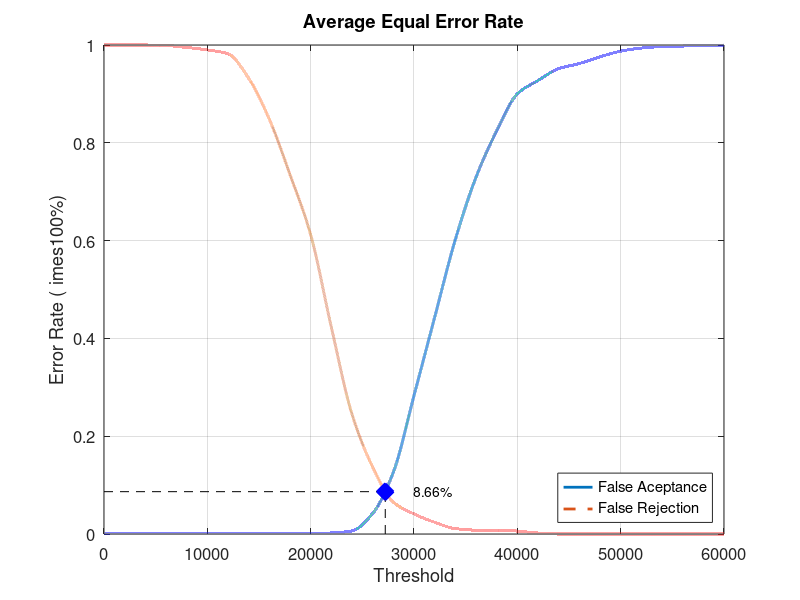
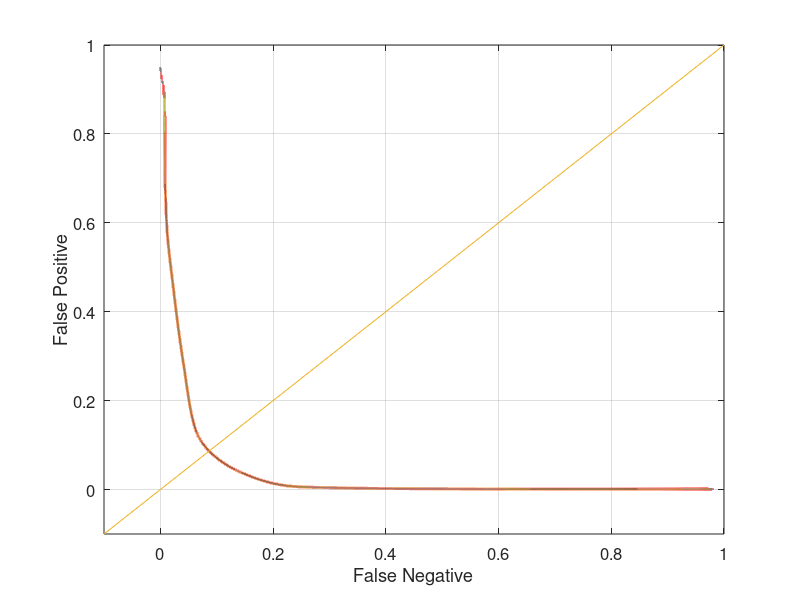

These figures' MATLAB source, in order:
close all;
clear;
clc;
x = 0:2000:60000;
xq = 0:0.5:60000;

y0 = [0 0.00105263 0.00105263 0.00105263 0.00105263 0.00105263 0.00105263 0.00105263 0.00105263 0.00105263 0.00105263 0.00210526 0.00631579 0.0421053 0.126316 0.283158 0.443158 0.602105 0.729474 0.824211 0.9 0.927368 0.951579 0.962105 0.97579 0.987368 0.993684 0.996842 0.997895 0.998947 1]
yy0 = interp1(x, y0, xq, 'pchip');
y1 = [1 1 1 0.999 0.995 0.99 0.982 0.932 0.848 0.735 0.612 0.423 0.245 0.137 0.065 0.041 0.024 0.011 0.008 0.008 0.006 0.002 0 0 0 0 0 0 0 0 0]
yy1 = interp1(x, y1, xq, 'pchip');

% Calculating EER: 
y2 = abs(y0 - y1);
find(y2 == min(y2))
yy2 = abs(yy0 - yy1);
xEER = find(yy2 == min(yy2));
xEERIndex = xq(xEER) % X-axis EER
yEER = yy0(xEER) % Y-axis EER

main = figure
plot(xq, yy0,'-','LineWidth', 2);	hold on
plot(xq, yy1,'--','LineWidth', 2);	hold on
plot([xEERIndex xEERIndex], [0 yEER], 'k--');	hold on
plot([0 xEERIndex], [yEER yEER], 'k--');	hold on
plot(xEERIndex, yEER, 'bx', 'LineWidth', 10);	hold on
text(xEERIndex + 10 * xEERIndex / 100, yEER, [num2str(round((10000 * yEER)) / 100) '%'])
legend('False Aceptance', 'False Rejection', 'Location', 'SouthEast')
xlabel('Threshold')
ylabel('Error Rate (	imes100%)')
title('Average Equal Error Rate')
set(gca, 'FontSize', 12)
axis([0 60000 0 1])
grid on

print(main, 'Database4AverageMain', '-dpng');
FNRxFPR = figure('Color', [1 1 1]);
plot(yy1, yy0, '-', yy1, yy0, 'LineWidth', 2);
hold on
y = -0.1:0.1:1
plot(y, y); 
set(gca, 'FontSize', 12)
xlabel('False Negative')
ylabel('False Positive')
axis([-0.1 1 -0.1 1])
set(gca, 'FontSize', 12)
grid on

print(FNRxFPR, 'Database4AverageFNRxFPR','-dpng');
